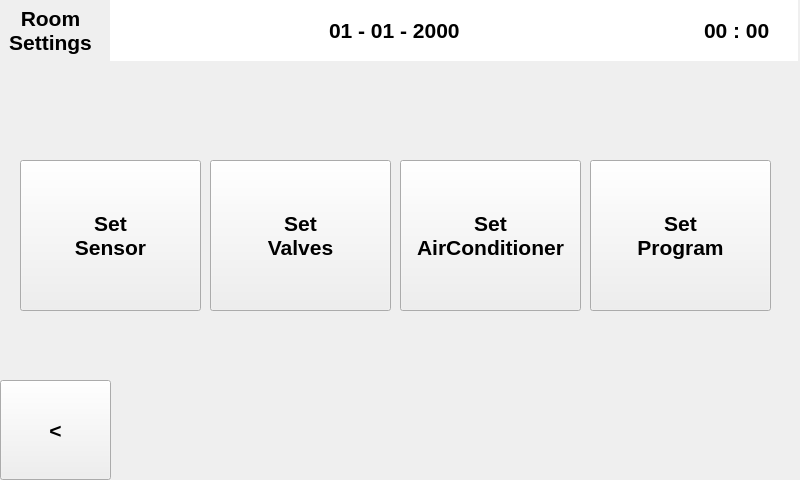
<?xml version="1.0" encoding="UTF-8"?>
<ui version="4.0">
 <class>SensorValveProgramWindow</class>
 <widget class="QMainWindow" name="SensorValveProgramWindow">
  <property name="geometry">
   <rect>
    <x>0</x>
    <y>0</y>
    <width>800</width>
    <height>480</height>
   </rect>
  </property>
  <property name="font">
   <font>
    <pointsize>10</pointsize>
   </font>
  </property>
  <property name="windowTitle">
   <string>MainWindow</string>
  </property>
  <widget class="QWidget" name="centralwidget">
   <widget class="QTimeEdit" name="timeEdit">
    <property name="geometry">
     <rect>
      <x>677</x>
      <y>0</y>
      <width>121</width>
      <height>61</height>
     </rect>
    </property>
    <property name="font">
     <font>
      <pointsize>16</pointsize>
      <weight>75</weight>
      <bold>true</bold>
      <kerning>true</kerning>
     </font>
    </property>
    <property name="wrapping">
     <bool>false</bool>
    </property>
    <property name="frame">
     <bool>false</bool>
    </property>
    <property name="alignment">
     <set>Qt::AlignCenter</set>
    </property>
    <property name="readOnly">
     <bool>true</bool>
    </property>
    <property name="buttonSymbols">
     <enum>QAbstractSpinBox::NoButtons</enum>
    </property>
    <property name="displayFormat">
     <string>HH : mm</string>
    </property>
   </widget>
   <widget class="QDateEdit" name="dateEdit">
    <property name="geometry">
     <rect>
      <x>110</x>
      <y>0</y>
      <width>571</width>
      <height>61</height>
     </rect>
    </property>
    <property name="font">
     <font>
      <pointsize>16</pointsize>
      <weight>75</weight>
      <bold>true</bold>
      <kerning>true</kerning>
     </font>
    </property>
    <property name="inputMethodHints">
     <set>Qt::ImhDate</set>
    </property>
    <property name="wrapping">
     <bool>false</bool>
    </property>
    <property name="frame">
     <bool>false</bool>
    </property>
    <property name="alignment">
     <set>Qt::AlignCenter</set>
    </property>
    <property name="readOnly">
     <bool>true</bool>
    </property>
    <property name="buttonSymbols">
     <enum>QAbstractSpinBox::NoButtons</enum>
    </property>
    <property name="displayFormat">
     <string>dd - MM - yyyy</string>
    </property>
   </widget>
   <widget class="QPushButton" name="PB_goBack">
    <property name="geometry">
     <rect>
      <x>0</x>
      <y>380</y>
      <width>111</width>
      <height>100</height>
     </rect>
    </property>
    <property name="font">
     <font>
      <pointsize>16</pointsize>
      <weight>75</weight>
      <bold>true</bold>
     </font>
    </property>
    <property name="text">
     <string>&lt;</string>
    </property>
   </widget>
   <widget class="QLabel" name="label_RoomSettings">
    <property name="geometry">
     <rect>
      <x>-10</x>
      <y>0</y>
      <width>121</width>
      <height>61</height>
     </rect>
    </property>
    <property name="font">
     <font>
      <pointsize>16</pointsize>
      <weight>75</weight>
      <bold>true</bold>
     </font>
    </property>
    <property name="text">
     <string>Room
Settings</string>
    </property>
    <property name="alignment">
     <set>Qt::AlignCenter</set>
    </property>
   </widget>
   <widget class="QLabel" name="label_RoomName">
    <property name="geometry">
     <rect>
      <x>200</x>
      <y>80</y>
      <width>361</width>
      <height>61</height>
     </rect>
    </property>
    <property name="font">
     <font>
      <pointsize>16</pointsize>
      <weight>75</weight>
      <bold>true</bold>
     </font>
    </property>
    <property name="text">
     <string>&lt;Room Name Here&gt;</string>
    </property>
    <property name="alignment">
     <set>Qt::AlignCenter</set>
    </property>
   </widget>
   <widget class="QPushButton" name="PB_sensor">
    <property name="geometry">
     <rect>
      <x>20</x>
      <y>160</y>
      <width>181</width>
      <height>151</height>
     </rect>
    </property>
    <property name="font">
     <font>
      <pointsize>16</pointsize>
      <weight>75</weight>
      <bold>true</bold>
     </font>
    </property>
    <property name="text">
     <string>Set
Sensor</string>
    </property>
   </widget>
   <widget class="QPushButton" name="PB_valve">
    <property name="geometry">
     <rect>
      <x>210</x>
      <y>160</y>
      <width>181</width>
      <height>151</height>
     </rect>
    </property>
    <property name="font">
     <font>
      <pointsize>16</pointsize>
      <weight>75</weight>
      <bold>true</bold>
     </font>
    </property>
    <property name="text">
     <string>Set
Valves</string>
    </property>
   </widget>
   <widget class="QPushButton" name="PB_timeProgram">
    <property name="geometry">
     <rect>
      <x>590</x>
      <y>160</y>
      <width>181</width>
      <height>151</height>
     </rect>
    </property>
    <property name="font">
     <font>
      <pointsize>16</pointsize>
      <weight>75</weight>
      <bold>true</bold>
     </font>
    </property>
    <property name="text">
     <string>Set
Program</string>
    </property>
   </widget>
   <widget class="QPushButton" name="PB_airConditioner">
    <property name="geometry">
     <rect>
      <x>400</x>
      <y>160</y>
      <width>181</width>
      <height>151</height>
     </rect>
    </property>
    <property name="font">
     <font>
      <pointsize>16</pointsize>
      <weight>75</weight>
      <bold>true</bold>
     </font>
    </property>
    <property name="text">
     <string>Set
AirConditioner</string>
    </property>
   </widget>
  </widget>
 </widget>
 <resources/>
 <connections/>
</ui>
